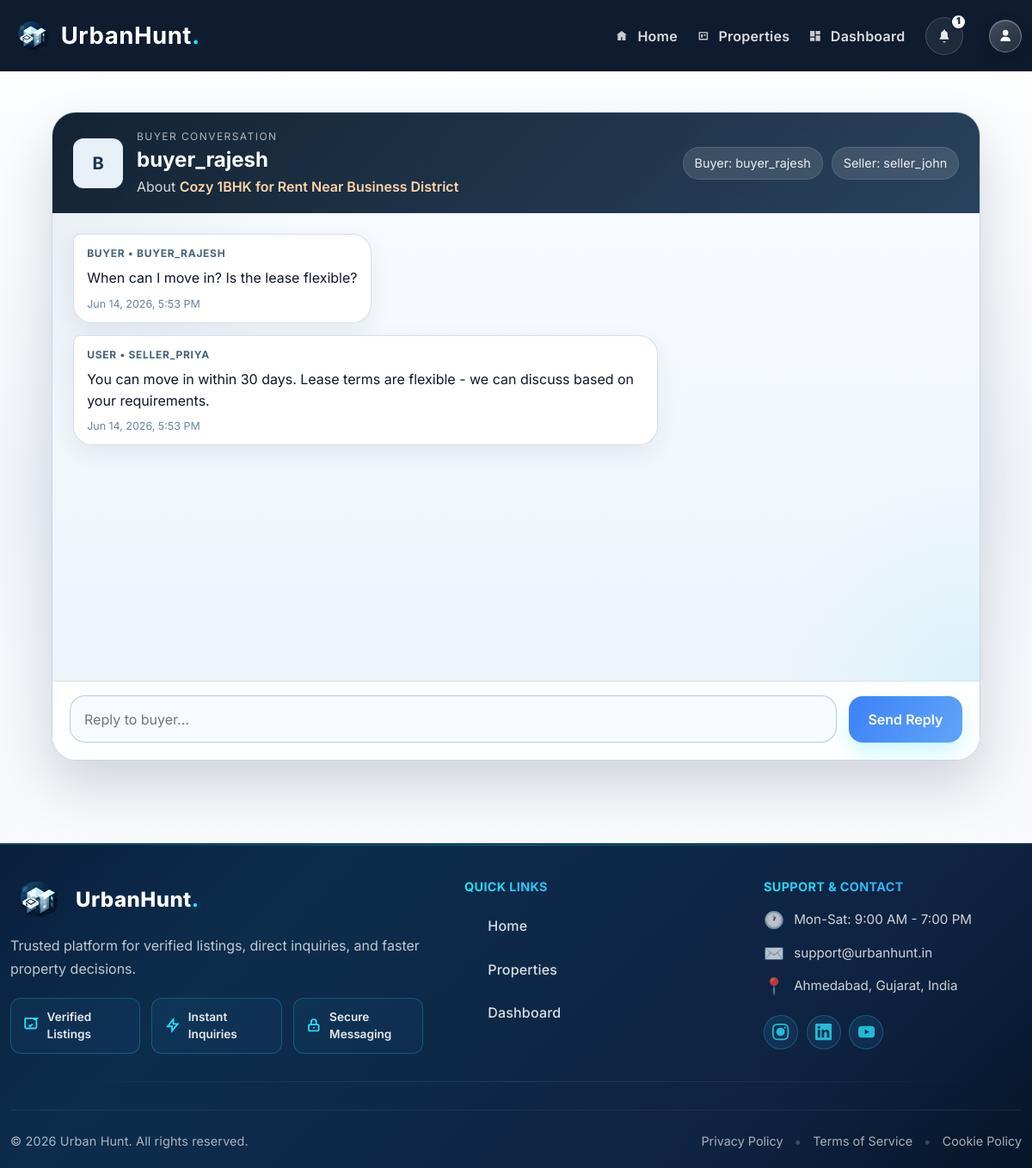
The page /inquiries/3/chat/ (signed in) on the database its author committed.
### core/models.py (models this page shows, shortened)
class InquiryChat(models.Model):
	buyer = models.ForeignKey(
		User,
		on_delete=models.CASCADE,
		related_name="inquiries",
		limit_choices_to={"role": User.Role.BUYER},
	)
	property = models.ForeignKey(Property, on_delete=models.CASCADE, related_name="inquiries")
	message = models.TextField()
	created_at = models.DateTimeField(auto_now_add=True)
	class Meta:
		ordering = ["-created_at"]

class User(AbstractUser):
	class Role(models.TextChoices):
		BUYER = "buyer", "Buyer"
		SELLER = "seller", "Seller"
		ADMIN = "admin", "Admin"
	role = models.CharField(max_length=10, choices=Role.choices, default=Role.BUYER)
	mobile_no = models.CharField(
		max_length=15,
		blank=True,
		validators=[RegexValidator(regex=r"^\+?[0-9]{10,15}$", message="Enter a valid mobile number.")],
	)

class Property(models.Model):
	class PropertyType(models.TextChoices):
		RENT = "rent", "Rent"
		SELL = "sell", "Sell"
	class PropertyStatus(models.TextChoices):
		AVAILABLE = "available", "Available"
		SOLD = "sold", "Sold"
		RENTED = "rented", "Rented"
	title = models.CharField(max_length=255)
	description = models.TextField()
	price = models.CharField(
		max_length=50,
		help_text="e.g., 1.3 cr, 25 lakh, 5k, ₹2500000"
	)
	location = models.CharField(max_length=255)
	property_type = models.CharField(max_length=10, choices=PropertyType.choices)
	amenities = models.TextField(blank=True)
	image = models.FileField(upload_to="properties/images/")
	documents = models.FileField(upload_to="properties/documents/", blank=True, null=True)
	seller = models.ForeignKey(
		User,
		on_delete=models.CASCADE,
		related_name="properties",
		limit_choices_to={"role": User.Role.SELLER},
	)
	is_verified = models.BooleanField(default=False)
	status = models.CharField(
		max_length=10,
		choices=PropertyStatus.choices,
		default=PropertyStatus.AVAILABLE,
	)
	created_at = models.DateTimeField(auto_now_add=True)
	updated_at = models.DateTimeField(auto_now=True)

class ChatMessage(models.Model):
	inquiry = models.ForeignKey(InquiryChat, on_delete=models.CASCADE, related_name="messages")
	sender = models.ForeignKey(User, on_delete=models.CASCADE, related_name="chat_messages")
	message = models.TextField()
	created_at = models.DateTimeField(auto_now_add=True)
	read_at = models.DateTimeField(blank=True, null=True)
	class Meta:
		ordering = ["created_at"]

### core/views.py (the view, shortened to what this page needs)
# urls.py: path("inquiries/<int:pk>/chat/", views.inquiry_chat_room, name="inquiry_chat_room"),
@login_required
def inquiry_chat_room(request, pk):
	inquiry, is_buyer_owner, is_seller_owner = get_inquiry_for_user(request.user, pk)
	if not (is_buyer_owner or is_seller_owner):
		return redirect_by_role(request.user)
	messages = inquiry.messages.select_related("sender")
	mark_incoming_messages_read(inquiry, request.user)
	return render(
		request,
		"core/inquiry_chat_room.html",
		{
			"inquiry": inquiry,
			"messages": messages,
			"is_buyer_owner": is_buyer_owner,
			"is_seller_owner": is_seller_owner,
			"latest_message_id": messages.last().id if messages.exists() else 0,
		},
	)

### core/views.py (called while the page is built)
def get_inquiry_for_user(request_user, pk):
	inquiry = get_object_or_404(
		InquiryChat.objects.select_related("buyer", "property", "property__seller"), pk=pk
	)
	is_buyer_owner = inquiry.buyer_id == request_user.id
	is_seller_owner = inquiry.property.seller_id == request_user.id
	return inquiry, is_buyer_owner, is_seller_owner

def mark_incoming_messages_read(inquiry, user):
	inquiry.messages.exclude(sender=user).filter(read_at__isnull=True).update(
		read_at=timezone.now()
	)

### core/templates/core/inquiry_chat_room.html (shortened to what this page needs)
{% extends 'base.html' %}
{% block content %}
<section class="chat-shell">
  <header class="chat-topbar">
    <div class="chat-persona">
      <div class="chat-avatar">
        {% if is_seller_owner %}
          B
        {% else %}
          S
        {% endif %}
      </div>
      <div>
        <p class="chat-kicker mb-1">
          {% if is_seller_owner %}
            Buyer conversation
          {% else %}
            Seller conversation
          {% endif %}
        </p>
        <h1 class="chat-title mb-1">
          {% if is_seller_owner %}
            {{ inquiry.buyer.username }}
          {% else %}
            {{ inquiry.property.seller.username }}
          {% endif %}
        </h1>
        <p class="chat-subtitle mb-0">
          About
          <a class="card-link" href="{% url 'core:property_detail' inquiry.property.pk %}">{{ inquiry.property.title }}</a>
        </p>
      </div>
    </div>
    <div class="chat-summary">
      <span class="chat-badge">Buyer: {{ inquiry.buyer.username }}</span>
      <span class="chat-badge">Seller: {{ inquiry.property.seller.username }}</span>
    </div>
  </header>
  <div
    class="chat-thread"
    id="chat-thread"
    data-messages-url="{% url 'core:inquiry_chat_messages' inquiry.pk %}"
    data-mark-read-url="{% url 'core:api_mark_inquiry_read' inquiry.pk %}"
    data-user-id="{{ request.user.id }}"
    data-last-message-id="{{ latest_message_id }}"
  >
    {% for item in messages %}
      <article
        class="message-row {% if item.sender_id == request.user.id %}message-self{% else %}message-other{% endif %}"
        data-message-id="{{ item.id }}"
      >
        <div class="message-bubble">
          <p class="message-role">
            {% if item.sender_id == inquiry.buyer_id %}
              Buyer
            {% elif item.sender_id == inquiry.property.seller_id %}
              Seller
            {% else %}
              User
            {% endif %}
            &bull; {{ item.sender.username }}
          </p>
          <p class="message-text">{{ item.message }}</p>
          <p class="message-time">{{ item.created_at|date:"M d, Y, g:i A" }}</p>
        </div>
      </article>
    {% empty %}
      <div class="chat-empty" id="chat-empty-state">
        Start the conversation.
      </div>
    {% endfor %}
  </div>
  <form method="post" class="chat-composer" id="chat-form">
    <textarea
      id="id_message"
      name="message"
      rows="1"
      required
      placeholder="{% if is_seller_owner %}Reply to buyer...{% elif inquiry.property.status != 'available' %}This property is no longer available{% else %}Type your message...{% endif %}"
    ></textarea>
    <button type="submit" class="btn btn-accent" id="chat-submit" {% if inquiry.property.status != 'available' and is_buyer_owner %}disabled{% endif %}>
      {% if is_seller_owner %}
        Send Reply
      {% else %}
        Send
      {% endif %}
    </button>
  </form>
</section>
{% endblock %}

### rows shown on the page
InquiryChat: buyer.username "buyer_rajesh", property "Cozy 1BHK for Rent Near Business District", property.seller.username "seller_john"
ChatMessage: shows "BUYER", sender.username "BUYER_RAJESH", message "When can I move in? Is the lease flexible?", created_at "Jun 14, 2026, 5:53 PM"
ChatMessage: shows "USER", sender.username "SELLER_PRIYA", message "You can move in within 30 days. Lease terms are flexible - we can discuss based on your requirements.", created_at "Jun 14, 2026, 5:53 PM"

### other values the page prints
{{ chat_notifications.unread_count }} "1"
